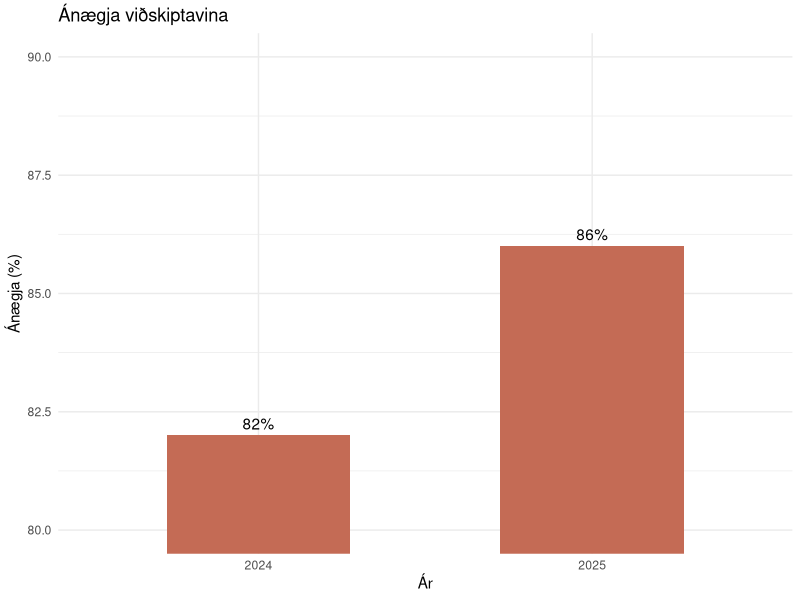
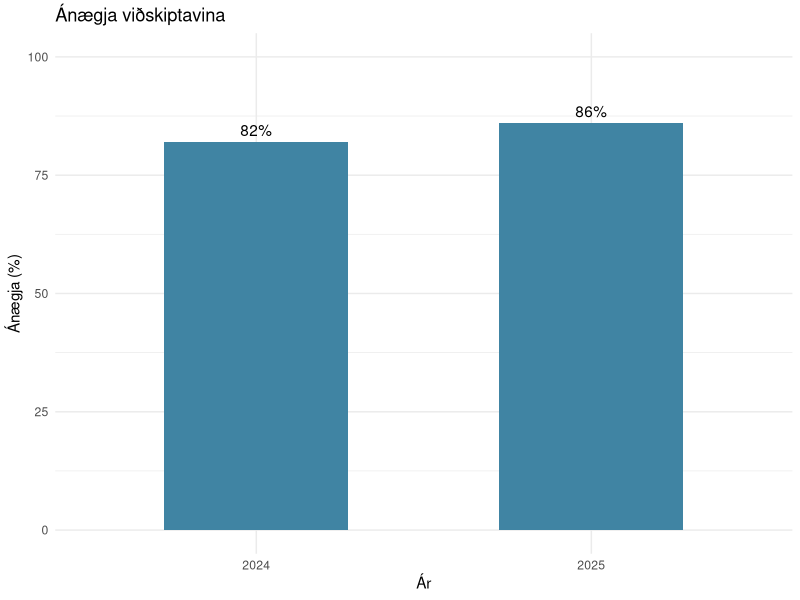

Write the R code that produced these figures, in order.

library(ggplot2)

# Sömu gögn notuð í báðum gröfum
gogn <- data.frame(
  ar = factor(c("2024", "2025"), levels = c("2024", "2025")),
  anaegja = c(82, 86)
)

# Graf 1: Villandi Y-ás sem byrjar í 80
villandi <- ggplot(gogn, aes(x = ar, y = anaegja)) +
  geom_col(fill = "#C46B55", width = 0.55) +
  geom_text(aes(label = paste0(anaegja, "%")), vjust = -0.5) +
  coord_cartesian(ylim = c(80, 90)) +
  labs(
    title = "Ánægja viðskiptavina",
    x = "Ár",
    y = "Ánægja (%)"
  ) +
  theme_minimal()

ggsave(
  "docs/storytelling/figures/finndu-villuna/villandi-sulurit.png",
  villandi, width = 6, height = 4, dpi = 160
)

# Graf 2: Skýrari Y-ás sem byrjar í 0
skyrt <- ggplot(gogn, aes(x = ar, y = anaegja)) +
  geom_col(fill = "#4084A3", width = 0.55) +
  geom_text(aes(label = paste0(anaegja, "%")), vjust = -0.5) +
  scale_y_continuous(limits = c(0, 100)) +
  labs(
    title = "Ánægja viðskiptavina",
    x = "Ár",
    y = "Ánægja (%)"
  ) +
  theme_minimal()

ggsave(
  "docs/storytelling/figures/finndu-villuna/skyrt-sulurit.png",
  skyrt, width = 6, height = 4, dpi = 160
)

cat("Bæði gröfin hafa verið vistuð!\n")
